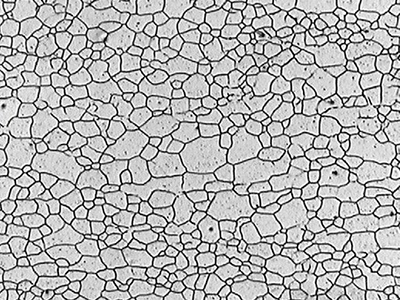
#> input picture image_analysis/grain_image_2.jpg, 400 x 300 px, found by its file name
$ jupyter execute --allow-errors Grain_size_analysis_exercise.ipynb   (shell and % lines are left out)   (older library calls are emulated)
#> lines starting #> are read from the running program, lines starting #| are printed output that depends on the picture
# Measuring grain sizes

In this notebook we will demonstrate how we can use the [scikit-image library](https://scikit-image.org/) to determine grain sizes from micrographs and how to use [matplotlib](https://matplotlib.org/) to visualize the results.

Concretely, we will look at:
* what is an image
* how to import images with [pillow](https://python-pillow.org/)
* how to make histograms from images
* how to threshold images and deciding on thresholds
* how to clean up images
* how to plot multiple images on top of eachother and create custom color maps
* how to segment different contiguous regions
* a bit more advanced segmentation with watershed
* measuring and plotting properties of segmented images
* exporting tables of properties

## Import some libraries and define settings

[cell 1]
from PIL import Image
import numpy as np
import matplotlib.pyplot as plt

[cell 2]
plt.rcParams["figure.figsize"] = (12, 8)
plt.rcParams["image.cmap"] = "Greys_r"

## What is an image?
An image is simply a 2D array of numbers.
Pixels are rows and columns, and the pixel intensity is represented by a number.

There are different ways to classify images:
* color
    * **grayscale** - one value per pixel
        * value corresponds linearly to pixel "intensity"
    * **color** - three values red, green, blue (RGB)
        * sometimes there is a 4th "channel" - alpha, to indicate translucency
* pixel depth
    * 8-bit: pixel values are integers ranging from 0 - 255 (2^8 - 1)
    * 16-bit: pixel values range from 0 - 65535 (2^16 - 1)
    * float: intensities can be any decimal that can be represented with 64 bits, usually scaled from 0-1
* file formats
    * there are many ways to store an image to disk (.png, .jpg, .tiff, ...)
    * they encode the same type of information but in a different way, often using compression
    * different file format may support different pixel depths
    * jpg: always 8-bit RGB, lossy compressed. Not good for images with sharp edges.
    * tiff: lossless storage, supports rich metadata

We can create some examples of images using numpy:

[cell 3]
# small grayscale image
grayscale = np.array([[0, 100, 255],
                      [100, 0,   0],
                      [50, 50,  255],
                      [255, 0,  255],
                     ], dtype=np.uint8)
print(grayscale.shape)
print(grayscale)
plt.imshow(grayscale)
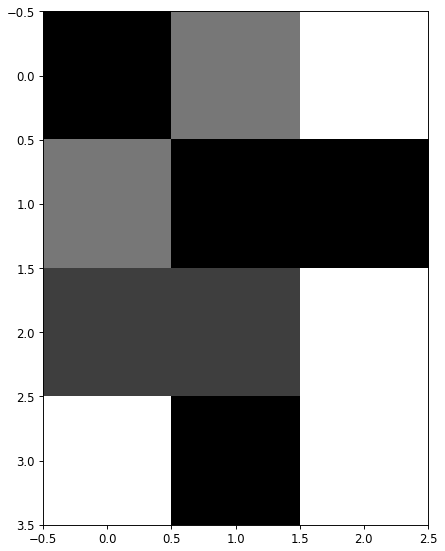
#> figure drawn by matplotlib, 1 panel

Matplotlib doesn't care what kind of data is stored in our array. We can convert 8-bit to floats 0-1 by dividing.

### Exercise 1
* create your own grey-scale "image" array
* try to view some properties of your image
    * try to print out the maximum of the array
    * try to print out the minimum
    * try to print out the contained dtype
    * try to print out the shape
* experiment with some operations on the image like multiplying it by something. Can you multiply it by a number? Divide it by a number? Multiply it by itself?
* try to take the square root of your image
* can you visualize the image that has been operated on? Note that the coloring of a grayscale image is arbitrary. Can you plot the image with a different color map?

Matplotlib can also plot RGB images but then it expects values between 0-1 for red, green and blue. RGBA images can also be plot by adding a 4th value.

[cell 4]
# RGB image
np.random.seed(42)
# create a random (4x5) RGB image
rgb_image = np.random.rand(4, 5, 3)
plt.imshow(rgb_image)
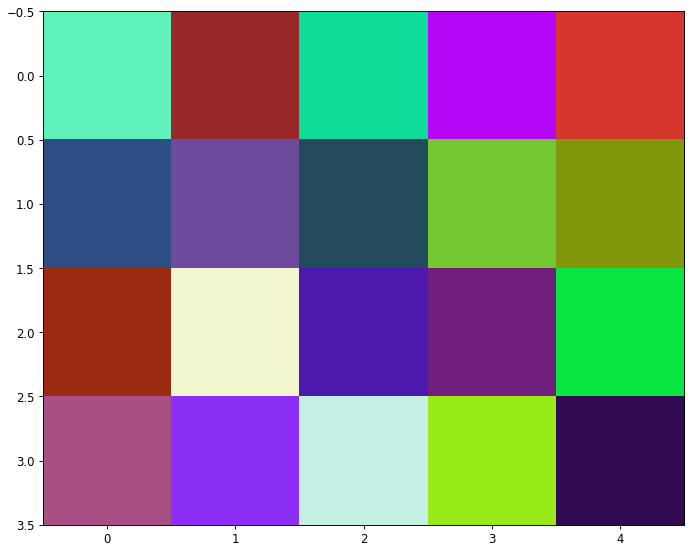
#> figure drawn by matplotlib, 1 panel

## Importing images
For importing images an easy library to use is PIL.
We can directly visualize the image in a jupyter notebook simply by typing the variable name.

We will analyze an image of grains to see whether we can separate the grains and measure their size. Do you already have some ideas how we could approach this?

[cell 5]
image = Image.open("./grain_image_2.jpg")
#> image is the input picture: PIL image 400x300 RGB; mean R, G, B 181, 181, 181
image
